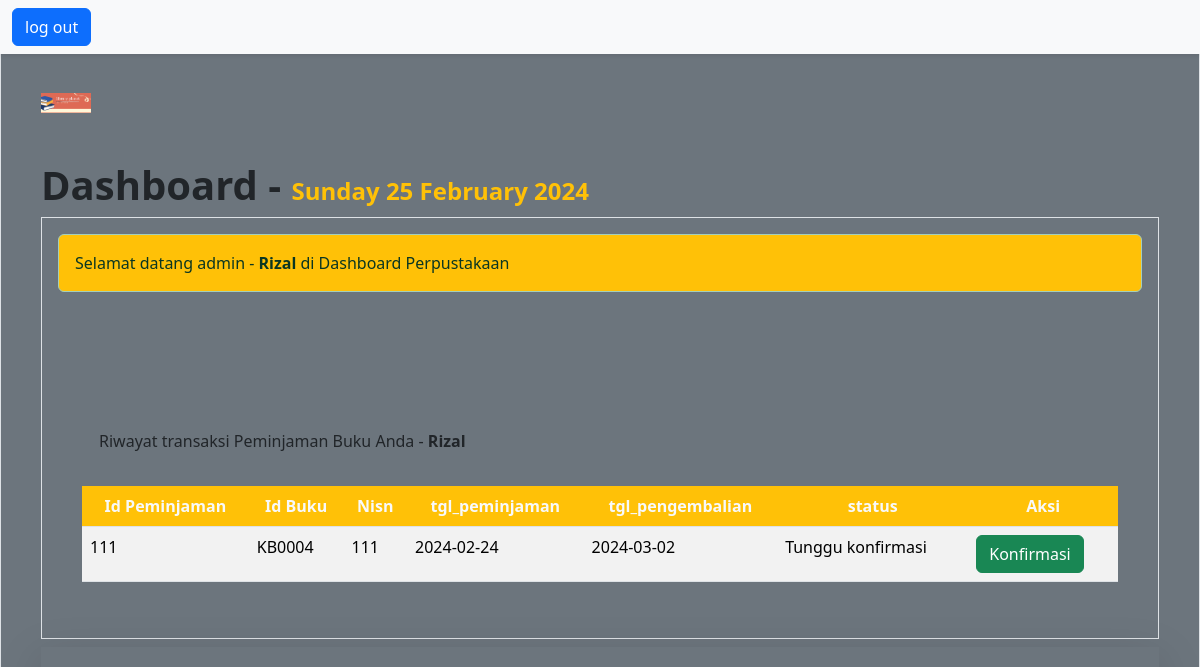
The page /DashboardPetugas/index.php (signed in) on the database its author committed.
### tables this page shows
CREATE TABLE `peminjaman` (
  `id_peminjaman` int(11) NOT NULL,
  `id_buku` varchar(20) NOT NULL,
  `nisn` int(11) NOT NULL,
  `id_admin` int(11) NOT NULL,
  `tgl_peminjaman` date NOT NULL,
  `tgl_pengembalian` date NOT NULL,
  `status` varchar(40) NOT NULL,
  `harga` int(50) NOT NULL
);

### DashboardPetugas/index.php (the view, shortened to what this page needs)
<?php
require "../config/config.php";
$query = mysqli_query($connection, "SELECT * FROM peminjaman WHERE status = 'Tunggu konfirmasi'");
$peminjaman = mysqli_fetch_all($query, MYSQLI_ASSOC);
?>
<!DOCTYPE html>
<html lang="en">
  <head>
    <link href="https://cdn.jsdelivr.net/npm/bootstrap@5.3.2/dist/css/bootstrap.min.css" rel="stylesheet">
  </head>
  <body>
  <div class="p-3 mb-2 border bg-secondary">
  <nav class="navbar fixed-top navbar-expand-lg bg-body-tertiary shadow-sm justify-space-between">
  <div class="container-fluid">
  <a class=" btn btn-primary" href="signOut.php">log out</a>
  </div>
</nav>
    <div class="mt-5 p-4">
      <?php
      $day = date('l');
      $dayOfMonth = date('d');
      $month = date('F');
      $year = date('Y');
      ?>
<img src="../assets/library Book Sale.png" alt="logo" width="50px">
      <h1 class="mt-5 fw-bold">Dashboard - <span class="fs-4 text-warning"> <?php echo $day. " ". $dayOfMonth." ". " ". $month. " ". $year; ?> </span></h1>
      <div class="p-3 mb-2 border bg-secondary">
        <tr>
          <th>
      <div class="bg-warning alert alert-success" role="alert">Selamat datang admin - <span class="fw-bold text-capitalize"><?php echo $_SESSION['admin']['nama_admin']; ?></span> di Dashboard Perpustakaan</div>
      </th>
    </tr>
        <div class="p-4 mt-5">
    <div class="mt-5 alert alert-bgwarning" role="alert">Riwayat transaksi Peminjaman Buku Anda - <span class="fw-bold text-capitalize"><?php echo htmlentities($_SESSION["admin"]["nama_admin"]); ?></span></div>
  <div class="table-responsive mt-3">
    <table class="table table-striped table-hover">
     <thead class="text-center">
      <tr>
        <th class="bg-warning text-light">Id Peminjaman</th>
        <th class="bg-warning text-light">Id Buku</th>
        <th class="bg-warning text-light">Nisn</th>
        <th class="bg-warning text-light">tgl_peminjaman</th>
        <th class="bg-warning text-light">tgl_pengembalian</th>
        <th class="bg-warning text-light"> status</th>
        <th class="bg-warning text-light">Aksi</th>
      </tr>
      </thead>
      <?php foreach ($peminjaman as $data): ?>
                <tr>
                    <td><?= $data["id_peminjaman"]; ?></td>
                    <td><?= $data["id_buku"]; ?></td>
                    <td><?= $data["nisn"]; ?></td>
                    <td><?= $data["tgl_peminjaman"]; ?></td>
                    <td><?= $data["tgl_pengembalian"]; ?></td>
                    <td><?= $data["status"]; ?></td>
                    <td><a href="konfirmasi_peminjaman.php?id=<?= $data['id_peminjaman']; ?>" class="btn btn-success">Konfirmasi</a>
                </tr>
                <?php endforeach; ?>
    </table>
    </div>
  </div>
    </div>
    <footer class="shadow-lg bg-subtle p-3">
    </footer>
  </body>
</html>

### rows shown on the page
peminjaman: id_peminjaman "111", id_buku "KB0004", nisn "111", tgl_peminjaman "2024-02-24", tgl_pengembalian "2024-03-02", status "Tunggu konfirmasi"

### other values the page prints
$_SESSION['admin']['nama_admin'] "Rizal"
$_SESSION["admin"]["nama_admin"] "Rizal"
